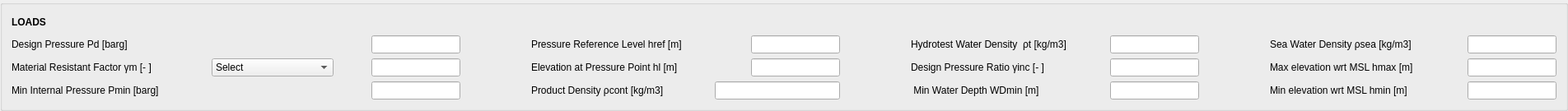
        <widget class="QGroupBox" name="loadsBox">
         <property name="title">
          <string/>
         </property>
         <property name="flat">
          <bool>true</bool>
         </property>
         <layout class="QGridLayout" name="gridLayout_4">
          <item row="0" column="0">
           <widget class="QLabel" name="LOAD_title">
            <property name="font">
             <font>
              <weight>75</weight>
              <bold>true</bold>
             </font>
            </property>
            <property name="text">
             <string>LOADS</string>
            </property>
           </widget>
          </item>
          <item row="0" column="1">
           <spacer name="horizontalSpacer_20">
            <property name="orientation">
             <enum>Qt::Horizontal</enum>
            </property>
            <property name="sizeHint" stdset="0">
             <size>
              <width>1426</width>
              <height>20</height>
             </size>
            </property>
           </spacer>
          </item>
          <item row="1" column="0" colspan="2">
           <layout class="QHBoxLayout" name="horizontalLayout_14">
            <item>
             <layout class="QVBoxLayout" name="verticalLayout_5">
              <item>
               <layout class="QHBoxLayout" name="horizontalLayout_18">
                <item>
                 <widget class="QLabel" name="Pd_label">
                  <property name="styleSheet">
                   <string notr="true">selection-background-color: rgb(32, 47, 255);</string>
                  </property>
                  <property name="text">
                   <string>Design Pressure Pd [barg]                                                                           </string>
                  </property>
                 </widget>
                </item>
                <item>
                 <spacer name="horizontalSpacer_27">
                  <property name="orientation">
                   <enum>Qt::Horizontal</enum>
                  </property>
                  <property name="sizeHint" stdset="0">
                   <size>
                    <width>40</width>
                    <height>20</height>
                   </size>
                  </property>
                 </spacer>
                </item>
                <item>
                 <widget class="QLineEdit" name="Pd_lineEdit"/>
                </item>
               </layout>
              </item>
              <item>
               <layout class="QHBoxLayout" name="horizontalLayout">
                <item>
                 <widget class="QLabel" name="gamma_m_label">
                  <property name="styleSheet">
                   <string notr="true">selection-background-color: rgb(32, 47, 255);</string>
                  </property>
                  <property name="text">
                   <string>Material Resistant Factor γm [- ]     </string>
                  </property>
                 </widget>
                </item>
                <item>
                 <spacer name="horizontalSpacer_22">
                  <property name="orientation">
                   <enum>Qt::Horizontal</enum>
                  </property>
                  <property name="sizeHint" stdset="0">
                   <size>
                    <width>40</width>
                    <height>20</height>
                   </size>
                  </property>
                 </spacer>
                </item>
                <item>
                 <widget class="QComboBox" name="gamma_m_comboBox">
                  <item>
                   <property name="text">
                    <string>Select</string>
                   </property>
                  </item>
                  <item>
                   <property name="text">
                    <string>SLS/ULS/ALS               </string>
                   </property>
                  </item>
                  <item>
                   <property name="text">
                    <string>FLS</string>
                   </property>
                  </item>
                 </widget>
                </item>
                <item>
                 <spacer name="horizontalSpacer_21">
                  <property name="orientation">
                   <enum>Qt::Horizontal</enum>
                  </property>
                  <property name="sizeType">
                   <enum>QSizePolicy::Fixed</enum>
                  </property>
                  <property name="sizeHint" stdset="0">
                   <size>
                    <width>40</width>
                    <height>20</height>
                   </size>
                  </property>
                 </spacer>
                </item>
                <item>
                 <widget class="QLineEdit" name="gamma_m_lineEdit"/>
                </item>
               </layout>
              </item>
              <item>
               <layout class="QHBoxLayout" name="horizontalLayout_20">
                <item>
                 <widget class="QLabel" name="Pmin_label">
                  <property name="styleSheet">
                   <string notr="true">selection-background-color: rgb(32, 47, 255);</string>
                  </property>
                  <property name="text">
                   <string>Min Internal Pressure Pmin [barg]                                                              </string>
                  </property>
                 </widget>
                </item>
                <item>
                 <spacer name="horizontalSpacer_29">
                  <property name="orientation">
                   <enum>Qt::Horizontal</enum>
                  </property>
                  <property name="sizeHint" stdset="0">
                   <size>
                    <width>40</width>
                    <height>20</height>
                   </size>
                  </property>
                 </spacer>
                </item>
                <item>
                 <widget class="QLineEdit" name="Pmin_lineEdit"/>
                </item>
               </layout>
              </item>
             </layout>
            </item>
            <item>
             <spacer name="horizontalSpacer_23">
              <property name="orientation">
               <enum>Qt::Horizontal</enum>
              </property>
              <property name="sizeHint" stdset="0">
               <size>
                <width>40</width>
                <height>20</height>
               </size>
              </property>
             </spacer>
            </item>
            <item>
             <spacer name="horizontalSpacer_32">
              <property name="orientation">
               <enum>Qt::Horizontal</enum>
              </property>
              <property name="sizeType">
               <enum>QSizePolicy::Fixed</enum>
              </property>
              <property name="sizeHint" stdset="0">
               <size>
                <width>40</width>
                <height>20</height>
               </size>
              </property>
             </spacer>
            </item>
            <item>
             <layout class="QVBoxLayout" name="verticalLayout_6">
              <item>
               <layout class="QHBoxLayout" name="horizontalLayout_21">
                <item>
                 <widget class="QLabel" name="href_label">
                  <property name="styleSheet">
                   <string notr="true">selection-background-color: rgb(32, 47, 255);</string>
                  </property>
                  <property name="text">
                   <string>Pressure Reference Level href [m]          </string>
                  </property>
                 </widget>
                </item>
                <item>
                 <spacer name="horizontalSpacer_30">
                  <property name="orientation">
                   <enum>Qt::Horizontal</enum>
                  </property>
                  <property name="sizeHint" stdset="0">
                   <size>
                    <width>40</width>
                    <height>20</height>
                   </size>
                  </property>
                 </spacer>
                </item>
                <item>
                 <widget class="QLineEdit" name="href_lineEdit"/>
                </item>
               </layout>
              </item>
              <item>
               <layout class="QHBoxLayout" name="horizontalLayout_24">
                <item>
                 <widget class="QLabel" name="hl_label">
                  <property name="styleSheet">
                   <string notr="true">selection-background-color: rgb(32, 47, 255);</string>
                  </property>
                  <property name="text">
                   <string>Elevation at Pressure Point hl [m]             </string>
                  </property>
                 </widget>
                </item>
                <item>
                 <spacer name="horizontalSpacer_31">
                  <property name="orientation">
                   <enum>Qt::Horizontal</enum>
                  </property>
                  <property name="sizeHint" stdset="0">
                   <size>
                    <width>40</width>
                    <height>20</height>
                   </size>
                  </property>
                 </spacer>
                </item>
                <item>
                 <widget class="QLineEdit" name="hl_lineEdit"/>
                </item>
               </layout>
              </item>
              <item>
               <layout class="QHBoxLayout" name="horizontalLayout_23">
                <item>
                 <widget class="QLabel" name="rho_cont_label">
                  <property name="styleSheet">
                   <string notr="true">selection-background-color: rgb(32, 47, 255);</string>
                  </property>
                  <property name="text">
                   <string>Product Density ρcont [kg/m3]                 </string>
                  </property>
                 </widget>
                </item>
                <item>
                 <widget class="QLineEdit" name="rho_cont_lineEdit"/>
                </item>
               </layout>
              </item>
             </layout>
            </item>
            <item>
             <spacer name="horizontalSpacer_26">
              <property name="orientation">
               <enum>Qt::Horizontal</enum>
              </property>
              <property name="sizeHint" stdset="0">
               <size>
                <width>40</width>
                <height>20</height>
               </size>
              </property>
             </spacer>
            </item>
            <item>
             <spacer name="horizontalSpacer_39">
              <property name="orientation">
               <enum>Qt::Horizontal</enum>
              </property>
              <property name="sizeType">
               <enum>QSizePolicy::Fixed</enum>
              </property>
              <property name="sizeHint" stdset="0">
               <size>
                <width>40</width>
                <height>20</height>
               </size>
              </property>
             </spacer>
            </item>
            <item>
             <layout class="QVBoxLayout" name="verticalLayout_7">
              <item>
               <layout class="QHBoxLayout" name="horizontalLayout_26">
                <item>
                 <widget class="QLabel" name="rho_t_label">
                  <property name="styleSheet">
                   <string notr="true">selection-background-color: rgb(32, 47, 255);</string>
                  </property>
                  <property name="text">
                   <string>Hydrotest Water Density  ρt [kg/m3]</string>
                  </property>
                 </widget>
                </item>
                <item>
                 <spacer name="horizontalSpacer_33">
                  <property name="orientation">
                   <enum>Qt::Horizontal</enum>
                  </property>
                  <property name="sizeHint" stdset="0">
                   <size>
                    <width>40</width>
                    <height>20</height>
                   </size>
                  </property>
                 </spacer>
                </item>
                <item>
                 <widget class="QLineEdit" name="rho_t_lineEdit"/>
                </item>
               </layout>
              </item>
              <item>
               <layout class="QHBoxLayout" name="horizontalLayout_27">
                <item>
                 <widget class="QLabel" name="gamma_inc_label">
                  <property name="styleSheet">
                   <string notr="true">selection-background-color: rgb(32, 47, 255);</string>
                  </property>
                  <property name="text">
                   <string>Design Pressure Ratio γinc [- ]          </string>
                  </property>
                 </widget>
                </item>
                <item>
                 <spacer name="horizontalSpacer_34">
                  <property name="orientation">
                   <enum>Qt::Horizontal</enum>
                  </property>
                  <property name="sizeHint" stdset="0">
                   <size>
                    <width>40</width>
                    <height>20</height>
                   </size>
                  </property>
                 </spacer>
                </item>
                <item>
                 <widget class="QLineEdit" name="gamma_inc_lineEdit"/>
                </item>
               </layout>
              </item>
              <item>
               <layout class="QHBoxLayout" name="horizontalLayout_28">
                <item>
                 <widget class="QLabel" name="WD_min_label">
                  <property name="styleSheet">
                   <string notr="true">selection-background-color: rgb(32, 47, 255);</string>
                  </property>
                  <property name="text">
                   <string> Min Water Depth WDmin [m]            </string>
                  </property>
                 </widget>
                </item>
                <item>
                 <spacer name="horizontalSpacer_35">
                  <property name="orientation">
                   <enum>Qt::Horizontal</enum>
                  </property>
                  <property name="sizeHint" stdset="0">
                   <size>
                    <width>40</width>
                    <height>20</height>
                   </size>
                  </property>
                 </spacer>
                </item>
                <item>
                 <widget class="QLineEdit" name="WD_min_lineEdit"/>
                </item>
               </layout>
              </item>
             </layout>
            </item>
            <item>
             <spacer name="horizontalSpacer_49">
              <property name="orientation">
               <enum>Qt::Horizontal</enum>
              </property>
              <property name="sizeType">
               <enum>QSizePolicy::Fixed</enum>
              </property>
              <property name="sizeHint" stdset="0">
               <size>
                <width>40</width>
                <height>20</height>
               </size>
              </property>
             </spacer>
            </item>
            <item>
             <spacer name="horizontalSpacer_28">
              <property name="orientation">
               <enum>Qt::Horizontal</enum>
              </property>
              <property name="sizeHint" stdset="0">
               <size>
                <width>40</width>
                <height>20</height>
               </size>
              </property>
             </spacer>
            </item>
            <item>
             <layout class="QVBoxLayout" name="verticalLayout_8">
              <item>
               <layout class="QHBoxLayout" name="horizontalLayout_22">
                <item>
                 <widget class="QLabel" name="rho_sea_label">
                  <property name="styleSheet">
                   <string notr="true">selection-background-color: rgb(32, 47, 255);</string>
                  </property>
                  <property name="text">
                   <string>Sea Water Density ρsea [kg/m3]     </string>
                  </property>
                 </widget>
                </item>
                <item>
                 <spacer name="horizontalSpacer_36">
                  <property name="orientation">
                   <enum>Qt::Horizontal</enum>
                  </property>
                  <property name="sizeHint" stdset="0">
                   <size>
                    <width>40</width>
                    <height>20</height>
                   </size>
                  </property>
                 </spacer>
                </item>
                <item>
                 <widget class="QLineEdit" name="rho_sea_lineEdit"/>
                </item>
               </layout>
              </item>
              <item>
               <layout class="QHBoxLayout" name="horizontalLayout_29">
                <item>
                 <widget class="QLabel" name="hmax_label">
                  <property name="styleSheet">
                   <string notr="true">selection-background-color: rgb(32, 47, 255);</string>
                  </property>
                  <property name="text">
                   <string>Max elevation wrt MSL hmax [m]      </string>
                  </property>
                 </widget>
                </item>
                <item>
                 <spacer name="horizontalSpacer_37">
                  <property name="orientation">
                   <enum>Qt::Horizontal</enum>
                  </property>
                  <property name="sizeHint" stdset="0">
                   <size>
                    <width>40</width>
                    <height>20</height>
                   </size>
                  </property>
                 </spacer>
                </item>
                <item>
                 <widget class="QLineEdit" name="hmax_lineEdit"/>
                </item>
               </layout>
              </item>
              <item>
               <layout class="QHBoxLayout" name="horizontalLayout_30">
                <item>
                 <widget class="QLabel" name="hmin_label">
                  <property name="styleSheet">
                   <string notr="true">selection-background-color: rgb(32, 47, 255);</string>
                  </property>
                  <property name="text">
                   <string>Min elevation wrt MSL hmin [m]        </string>
                  </property>
                 </widget>
                </item>
                <item>
                 <spacer name="horizontalSpacer_38">
                  <property name="orientation">
                   <enum>Qt::Horizontal</enum>
                  </property>
                  <property name="sizeHint" stdset="0">
                   <size>
                    <width>40</width>
                    <height>20</height>
                   </size>
                  </property>
                 </spacer>
                </item>
                <item>
                 <widget class="QLineEdit" name="hmin_lineEdit"/>
                </item>
               </layout>
              </item>
             </layout>
            </item>
           </layout>
          </item>
         </layout>
        </widget>
